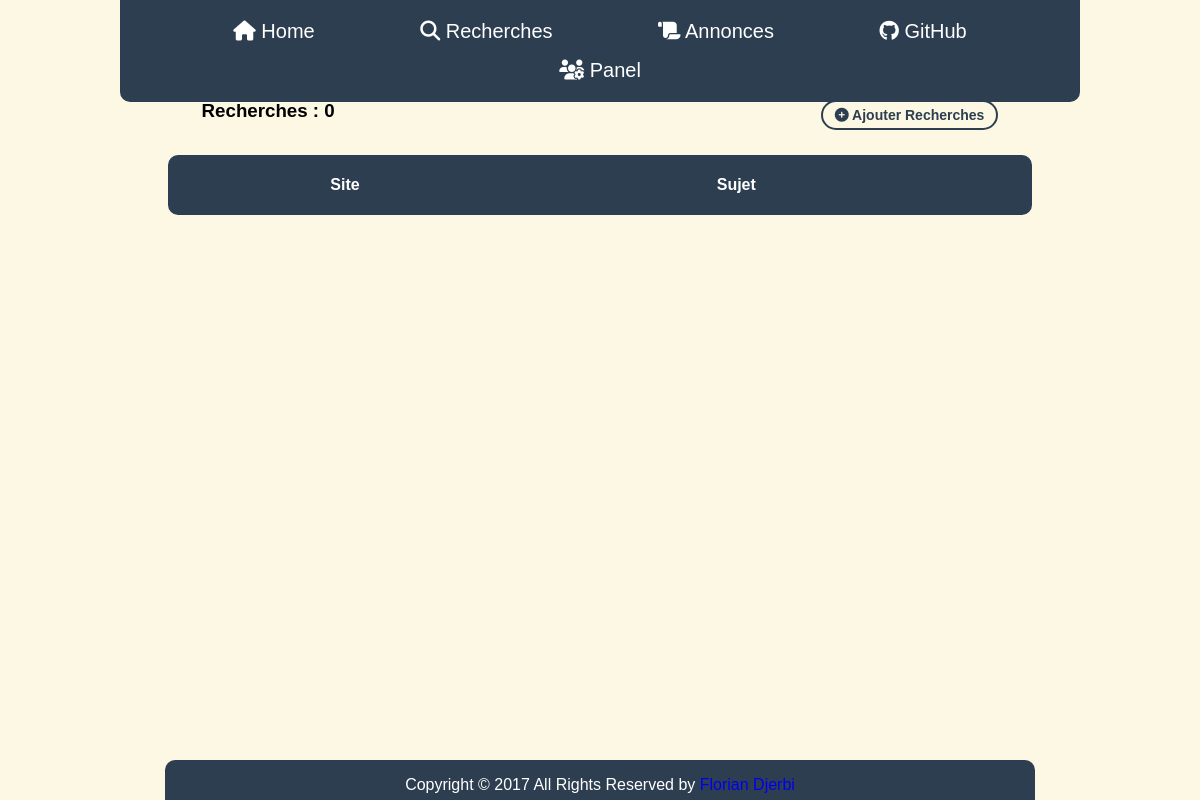
Before: /recherche with the older database file.
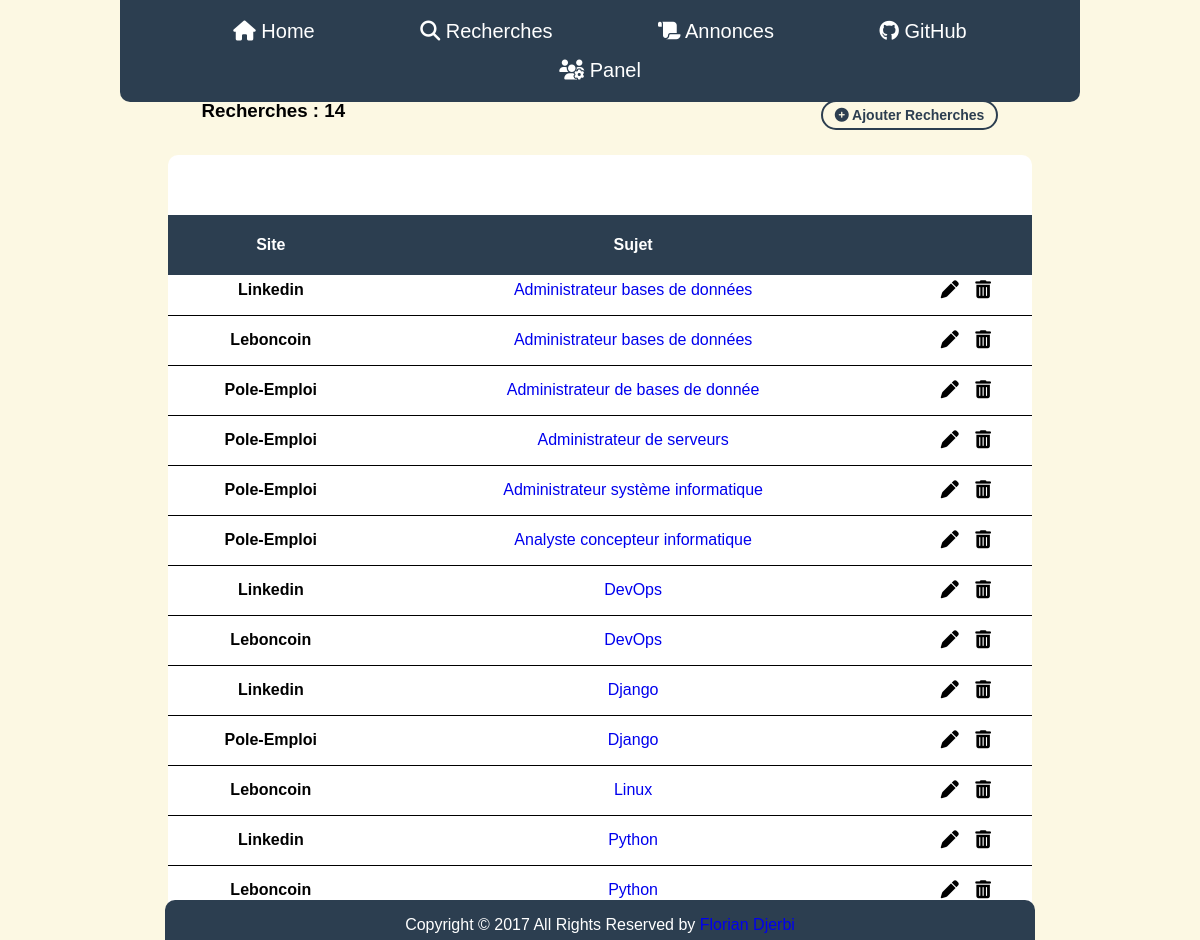
After: the same page with the newer database file.
### polls/models.py (models this page shows)
class Search(models.Model):
    objects = None
    web = models.CharField("Site", max_length=255, choices=web_choices)
    subject = models.CharField("Sujet", max_length=255, help_text="Nom du Post")
    link_search = models.CharField("Lien", max_length=255, unique=True)

### polls/views.py (the view)
# urls.py: path('recherche', views.search, name='recherche'),
def search(request):
    search_list = Search.objects.order_by('web')
    context = {
        'search_list': search_list
    }
    return render(request, 'search.html', context)

### templates/search.html (shortened to what this page needs)
{% extends 'template.html' %}
{% block body %}
<div class="title">
    <h3> Recherches : {{ search_list.count }}</h3>
    <a href="adminpolls/search/add/" class="button" target="_blank"><i class="fas fa-plus-circle"></i> Ajouter Recherches</a>
</div>
<div class="wrap-table100">
    <div class="table100">
        <table>
            <thead>
                <tr>
                   <th>Site</th>
                   <th>Sujet</th>
                   <th></th>
                </tr>
            </thead>
            <tbody>
{% for search in search_list %}
                <tr id="{{search.id}}">
                    <th class="site">{{search.subject}}</th>
                    <td><a href="{{search.link_search}}" target="_blank">{{search.web}}</a></td>
                    <td class="search">
                        <a href="adminpolls/search/{{search.id}}/change/" target="_blank"><i class="fas fa-pen" title="Modifier"></i></a>
                        <a href="adminpolls/search/{{search.id}}/delete/" target="_blank"><i class="fas fa-trash-alt" title="Supprimer"></i></a>
                    </td>
                </tr>
{% endfor %}
            </tbody>
        </table>
    </div>
</div>
{% endblock %}

### templates/template.html (shortened to what this page needs)
<!DOCTYPE html>
{% load static %}
<html lang="fr">
<head>
    <link rel="stylesheet" type="text/css" href="{% static 'css/style.css' %}">
</head>
<body>
{% include 'navbar.html' %}
<section>
    {% block body %} {% endblock %}
</section>
{% include 'footer.html' %}
</body>
</html>

### templates/navbar.html
<nav role="navigation" class="primary-navigation">
    <ul>
        <li><a href="{% url 'home' %}"><i class="fas fa-home"></i> Home</a></li>
        <li><a href="{% url 'recherche' %}"><i class="fas fa-search"></i> Recherches</a></li>
        <li><a href="{% url 'annonce' %}"><i class="fas fa-scroll"></i> Annonces</a></li>
        <li><a href="https://github.com/Florian-Dj/job_search" target="_blank"><i class="fab fa-github"></i> GitHub</a></li>
        <li><a href="admin" target="_blank"><i class="fas fa-users-cog"></i> Panel</a></li>
    </ul>
</nav>

### templates/footer.html
<footer>
    <p>Copyright &copy; 2017 All Rights Reserved by
        <a href="https://www.linkedin.com/in/florian-djerbi-40b9b519b/" target="_blank">Florian Djerbi</a>
    </p>
</footer>

### static/css/style.css (style rules this page uses)
body { padding: 0; margin: auto; width: 80%; background-color: #fcf8e3; font-family: sans-serif; }
nav.primary-navigation { width: 80%; margin: 0 auto; display: block; padding: 12px 0 12px 0; text-align: center; font-size: 20px; background-color: #2c3e50; position: -webkit-sticky; position: fixed; top: 0; z-index: 1; border-radius: 0 0 10px 10px; }
nav.primary-navigation ul { padding: 0; margin: 0; }
nav.primary-navigation ul li { list-style: none; margin: 0 auto; display: inline-block; padding: 8px 50px; position: relative; text-decoration: none; text-align: center; }
nav.primary-navigation li a { color: white; }
a { text-decoration: none; }
section { margin-top: 100px; }
div.title { margin: auto; width: 83%; display: flex; justify-content: space-between; }
div.title h3 { margin: 0; }
a.button { -webkit-appearance: button; -moz-appearance: button; appearance: button; padding: 4px 10px; text-decoration: none; color: initial; }
.wrap-table100 { width: 90%; margin: 25px auto; }
table { border-spacing: 1; border-collapse: collapse; background: white; border-radius: 10px; overflow: hidden; width: 100%; margin: 0 auto; position: relative; }
table thead { position: -webkit-sticky; position: sticky; top: 60px; z-index: 2; }
table * { position: relative; }
table td, table th { padding-left: 8px; }
tbody tr { border-top: 1px solid black; }
table thead tr { height: 60px; background: #2c3e50; color: white; }
table tbody tr { height: 50px; }
table td, table th { text-align: center; }
a.button { background-color: #fcf8e3; border: 2px solid #2c3e50; border-radius: 18px; padding: 5px 12px; font-size: 14px; font-weight: bold; color: #2c3e50 }
a.button i { color: #2c3e50 }
td.search { text-align: center; }
td.search a { color: black; font-size: 18px; padding: 0 6px; }
footer { width: 72.5%; margin-left: 3.75%; background-color: #2c3e50; border-radius: 10px 10px 0 0; height: 40px; color: white; text-align: center; position: fixed; bottom: 0; }

Changed rows visible on the page:
added Search: subject "Linkedin", web "Administrateur Système Linux"
added Search: subject "Linkedin", web "Administrateur bases de données"
added Search: subject "Leboncoin", web "Administrateur bases de données"
added Search: subject "Pole-Emploi", web "Administrateur de bases de donnée"
added Search: subject "Pole-Emploi", web "Administrateur de serveurs"
added Search: subject "Pole-Emploi", web "Administrateur système informatique"
added Search: subject "Pole-Emploi", web "Analyste concepteur informatique"
added Search: subject "Linkedin", web "DevOps"
added Search: subject "Leboncoin", web "DevOps"
added Search: subject "Linkedin", web "Django"
added Search: subject "Pole-Emploi", web "Django"
added Search: subject "Leboncoin", web "Linux"
added Search: subject "Linkedin", web "Python"
added Search: subject "Leboncoin", web "Python"
Other visible differences:
{{ search_list.count }}: "0" → "14"
